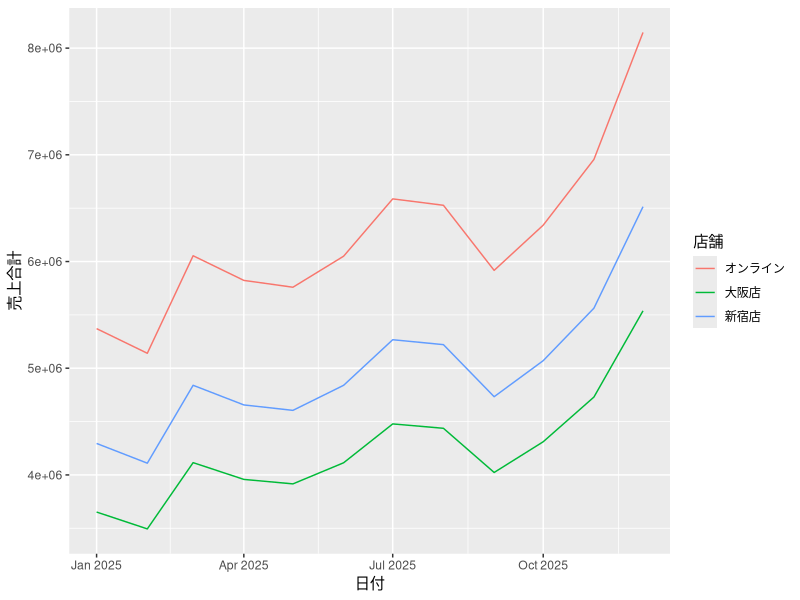
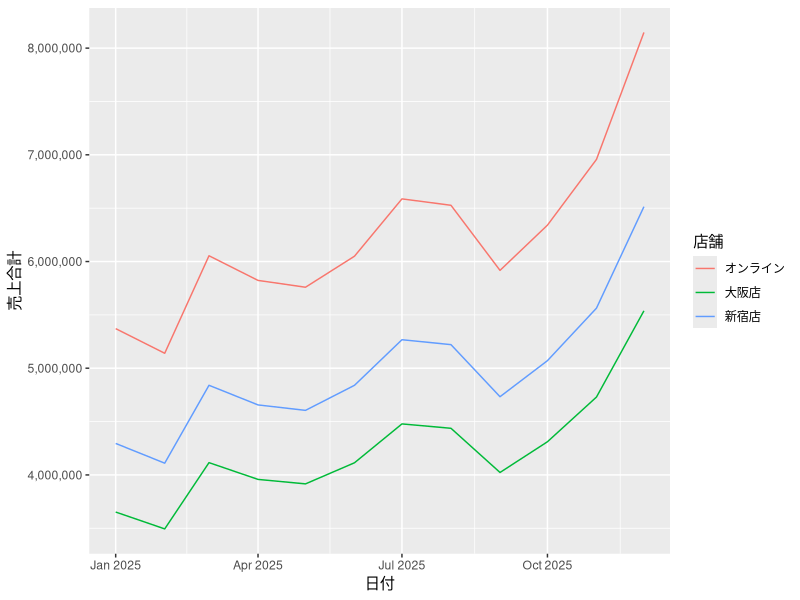
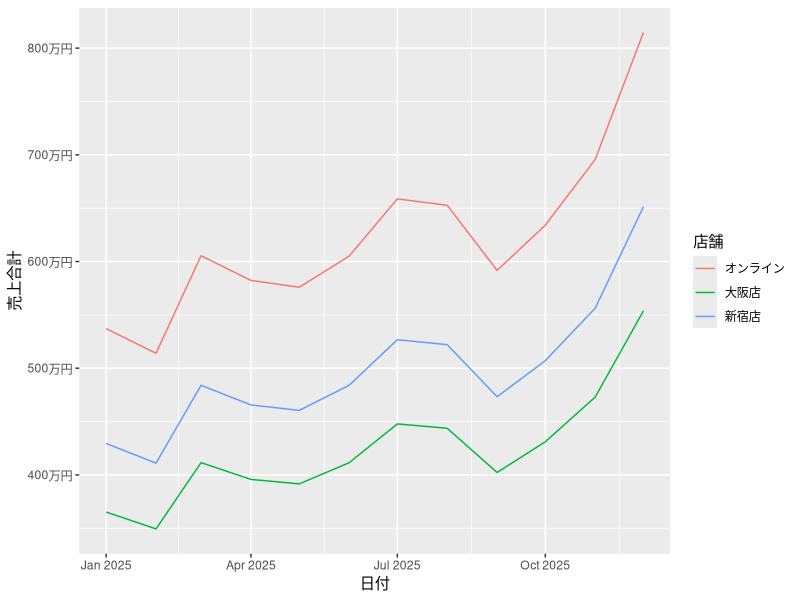
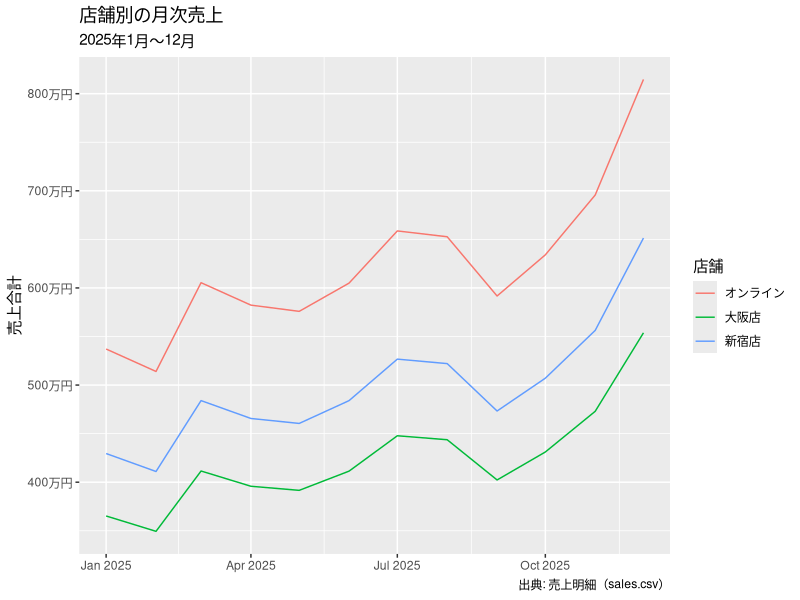
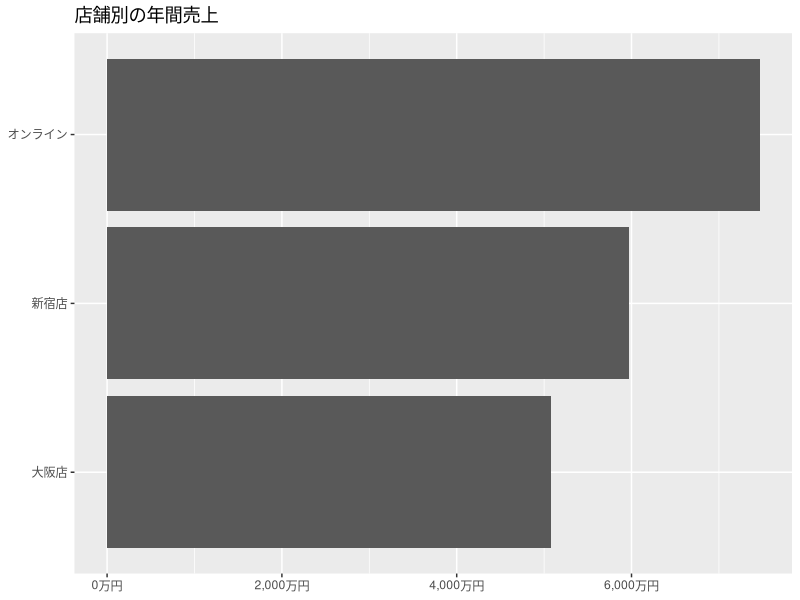
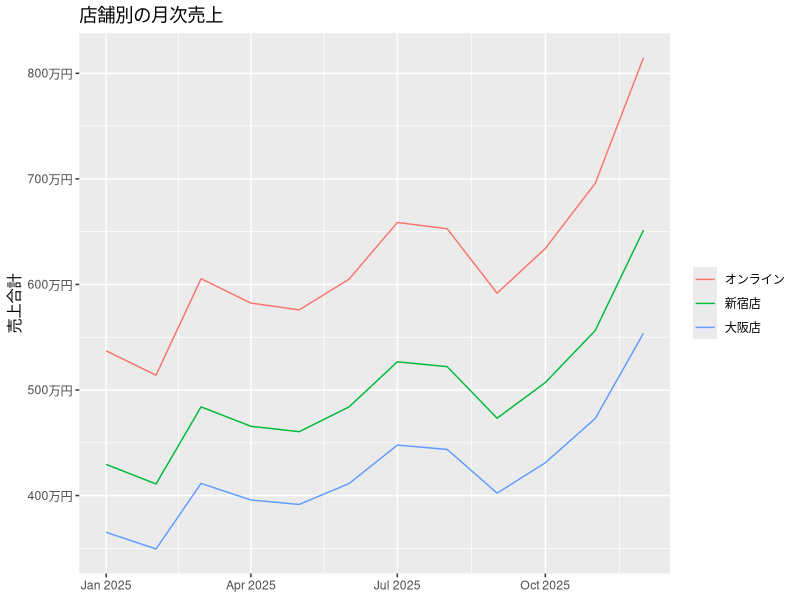
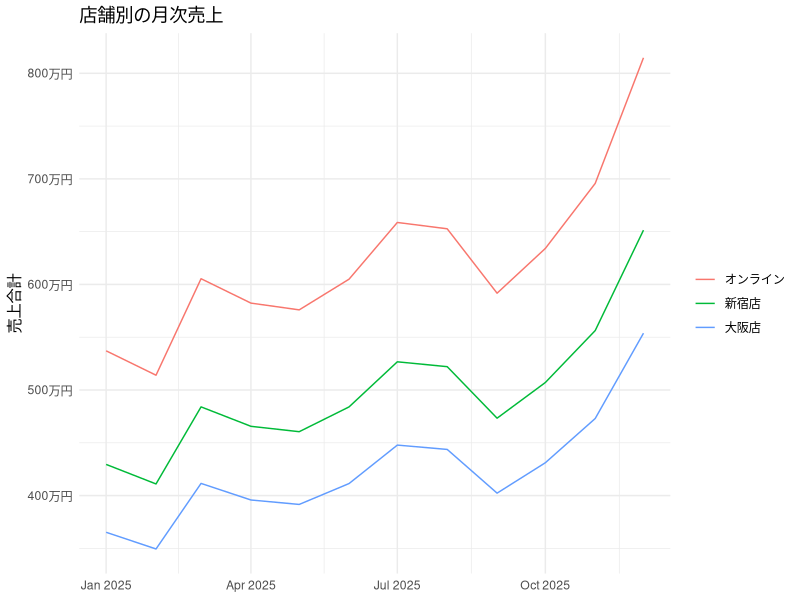
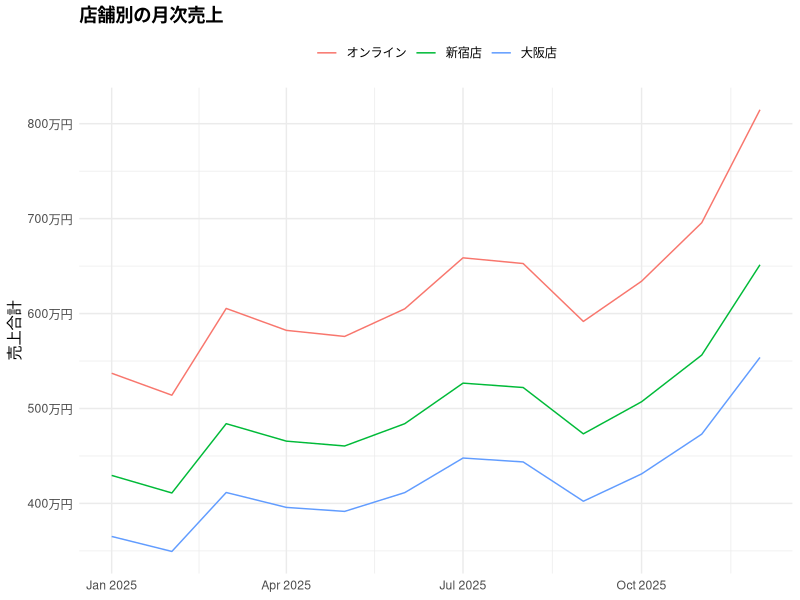

Recreate these plots in R, in order.
# 第7章　ggplot2を実務品質に
#
# 『Rによるデータ分析 入門から実践』の第7章のサンプルコードです。
# リポジトリのルートを作業ディレクトリにして、上から順に実行してください。
#
# ※ 本文には、わざと失敗させてエラーメッセージを読むコードも載せています。
#    それらはこのファイルには含めていません（上から実行して止まらないようにするため）。
#    エラー例は本文を参照してください。

# ── block 01 ────────────────────────────────────────
library(tidyverse)
sales <- read_csv("sales.csv")

# ── block 02 ────────────────────────────────────────
monthly_store <- sales |>
  group_by(日付, 店舗) |>
  summarise(売上合計 = sum(売上), .groups = "drop")

monthly_store

# ── block 03 ────────────────────────────────────────
ggplot(monthly_store, aes(x = 日付, y = 売上合計, color = 店舗)) +
  geom_line()

# ── block 04 ────────────────────────────────────────
ggplot(monthly_store, aes(x = 日付, y = 売上合計, color = 店舗)) +
  geom_line() +
  scale_y_continuous(labels = scales::label_comma())

# ── block 05 ────────────────────────────────────────
f <- scales::label_comma()
f(c(3494000, 8147000))

# ── block 06 ────────────────────────────────────────
man <- scales::label_number(scale = 1/10000, suffix = "万円",
                            accuracy = 1, big.mark = ",")
man(c(12340000, 45678900))

# ── block 07 ────────────────────────────────────────
ggplot(monthly_store, aes(x = 日付, y = 売上合計, color = 店舗)) +
  geom_line() +
  scale_y_continuous(labels = man)

# ── block 08 ────────────────────────────────────────
man0 <- scales::label_number(scale = 1/10000, suffix = "万円", accuracy = 1)
man0(c(12340000, 45678900))

# ── block 09 ────────────────────────────────────────
options(scales.big.mark = ",")

# ── block 10 ────────────────────────────────────────
scales::label_currency(prefix = "¥", big.mark = ",")(1234000)

# ── block 11 ────────────────────────────────────────
ggplot(monthly_store, aes(x = 日付, y = 売上合計, color = 店舗)) +
  geom_line() +
  scale_y_continuous(labels = man) +
  labs(
    title = "店舗別の月次売上",
    subtitle = "2025年1月〜12月",
    x = NULL,
    y = "売上合計",
    color = "店舗",
    caption = "出典: 売上明細（sales.csv）"
  )

# ── block 12 ────────────────────────────────────────
sort(unique(sales$店舗))

# ── block 13 ────────────────────────────────────────
by_store <- sales |>
  group_by(店舗) |>
  summarise(売上合計 = sum(売上), .groups = "drop")

by_store

# ── block 14 ────────────────────────────────────────
levels(fct_reorder(by_store$店舗, by_store$売上合計))

# ── block 15 ────────────────────────────────────────
levels(fct_reorder(by_store$店舗, by_store$売上合計, .desc = TRUE))

# ── block 16 ────────────────────────────────────────
by_store |>
  mutate(店舗 = fct_reorder(店舗, 売上合計)) |>
  ggplot(aes(x = 売上合計, y = 店舗)) +
  geom_col() +
  scale_x_continuous(labels = man) +
  labs(title = "店舗別の年間売上", x = NULL, y = NULL)

# ── block 17 ────────────────────────────────────────
monthly_store |>
  mutate(店舗 = fct_reorder(店舗, 売上合計, .desc = TRUE)) |>
  ggplot(aes(x = 日付, y = 売上合計, color = 店舗)) +
  geom_line() +
  scale_y_continuous(labels = man) +
  labs(title = "店舗別の月次売上", x = NULL, y = "売上合計", color = NULL)

# ── block 18 ────────────────────────────────────────
monthly_store |>
  mutate(店舗 = fct_reorder(店舗, 売上合計, .desc = TRUE)) |>
  ggplot(aes(x = 日付, y = 売上合計, color = 店舗)) +
  geom_line() +
  scale_y_continuous(labels = man) +
  labs(title = "店舗別の月次売上", x = NULL, y = "売上合計", color = NULL) +
  theme_minimal()

# ── block 19 ────────────────────────────────────────
theme_minimal(base_size = 14)

# ── block 20 ────────────────────────────────────────
theme_set(theme_minimal(base_size = 12))

# ── block 21 ────────────────────────────────────────
# base_family は環境によって変えます（macOS: "Hiragino Sans" / Windows: "Yu Gothic"）。
# 本文は macOS の名前で書いています。ここでは環境にあるものを自動で選びます。
jp_font <- if ("Hiragino Sans" %in% systemfonts::system_fonts()$family) {
  "Hiragino Sans"
} else if ("Yu Gothic" %in% systemfonts::system_fonts()$family) {
  "Yu Gothic"
} else {
  ""   # 見つからなければ既定のフォント
}
theme_set(theme_minimal(base_size = 12, base_family = jp_font))

# ── block 22 ────────────────────────────────────────
monthly_store |>
  mutate(店舗 = fct_reorder(店舗, 売上合計, .desc = TRUE)) |>
  ggplot(aes(x = 日付, y = 売上合計, color = 店舗)) +
  geom_line() +
  scale_y_continuous(labels = man) +
  labs(title = "店舗別の月次売上", x = NULL, y = "売上合計", color = NULL) +
  theme_minimal() +
  theme(
    legend.position = "top",
    plot.title = element_text(face = "bold")
  )

# ── block 23 ────────────────────────────────────────
ggplot(monthly_store, aes(x = 日付, y = 売上合計, color = 店舗)) +
  geom_line() +
  theme(legend.postion = "top")

# ── block 24 ────────────────────────────────────────
g <- monthly_store |>
  mutate(店舗 = fct_reorder(店舗, 売上合計, .desc = TRUE)) |>
  ggplot(aes(x = 日付, y = 売上合計, color = 店舗)) +
  geom_line() +
  scale_y_continuous(labels = man) +
  labs(title = "店舗別の月次売上", x = NULL, y = "売上合計", color = NULL) +
  theme_minimal()

ggsave("monthly_store.png", g, width = 7, height = 4, dpi = 150)

# ── block 25 ────────────────────────────────────────
ggsave("monthly_store.png", g, width = 1050, height = 600,
       units = "px", dpi = 150)

# ── block 26 ────────────────────────────────────────
ggsave("monthly_store.png", g)

# ── block 30 ────────────────────────────────────────
ggsave("figures/monthly_store.png", g, width = 7, height = 4,
       create.dir = TRUE)

# ── block 31 ────────────────────────────────────────
theme_set(theme_minimal(base_size = 12))
man <- scales::label_number(scale = 1/10000, suffix = "万円",
                            accuracy = 1, big.mark = ",")
